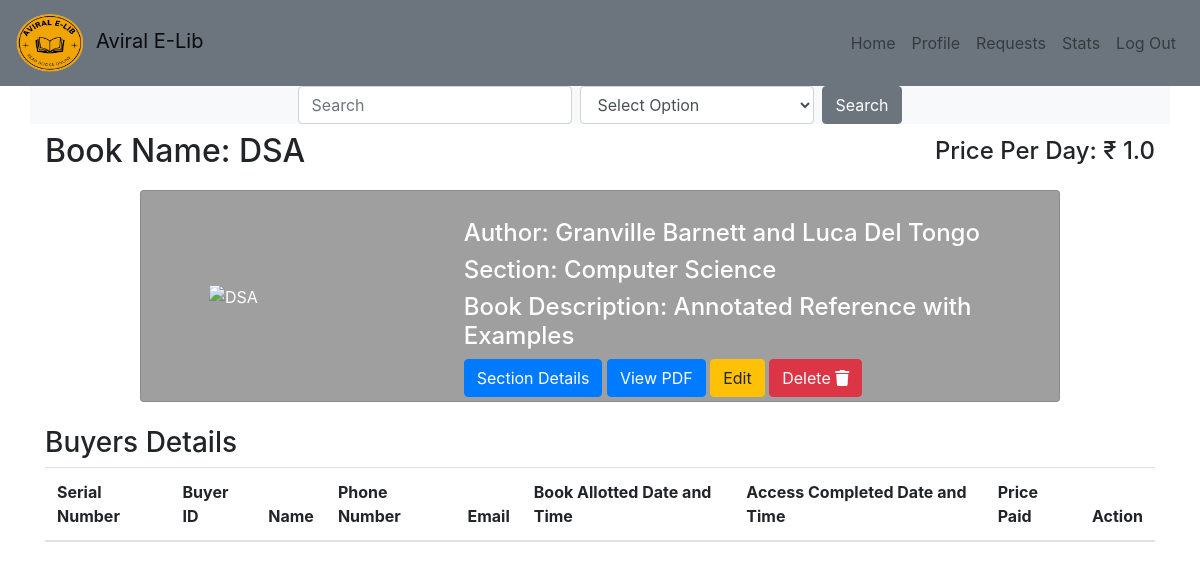
Screenshot of /book_details/1 with the database file from the repository.
### application/models.py (models this page shows, shortened)
class Book(db.Model):
    id = db.Column(db.Integer, primary_key=True)
    title = db.Column(db.String(100), nullable=False)
    author = db.Column(db.String(100), nullable=False)
    content = db.Column(db.Text, nullable=False)
    image = db.Column(db.String(200), nullable=False)
    pdf = db.Column(db.String(200), nullable=False)
    section_id = db.Column(db.Integer, db.ForeignKey('section.id'), nullable=False)
    section = db.relationship('Section', backref=db.backref('books', lazy=True))
    date_created = db.Column(db.DateTime, nullable=False, default=datetime.utcnow)
    price_per_day = db.Column(db.Float, nullable=False)

class Section(db.Model):
    id = db.Column(db.Integer, primary_key=True, autoincrement=True)
    section_name = db.Column(db.String(100), nullable=False)
    date_created = db.Column(db.DateTime, nullable=False, default=datetime.utcnow)
    description = db.Column(db.Text, nullable=False)
    image = db.Column(db.String(255), nullable=False)

### application/routes.py (the view)
@app.route('/book_details/<int:book_id>')
def book_details(book_id):
    book = Book.query.get_or_404(book_id)
    section = book.section
    purchase_requests = PurchaseRequest.query.filter_by(book_id=book_id).all()
    return render_template('book_details.html', book=book, section=section, purchase_requests=purchase_requests)

### templates/book_details.html (shortened to what this page needs)
{% extends 'basefor_admin.html' %}
{% block content %}
<div class="container mt-2">
    <div class="row pb-2">
        <div class="col">
            <div class="d-flex justify-content-between align-items-center">
                <h2 class="card-title">Book Name: {{ book.title }}</h2>
                <h4 class="card-title">Price Per Day: ₹ {{ book.price_per_day }}</h4>
            </div>
        </div>
    </div>
    <div class="row">
        <div class="col-xl-10 mx-auto">
            <div class="card">
                <div class="card-body pb-1">
                    <div class="row align-items-center">
                        <div class="col-md-4 mb-3 ">
                            <div class="custom-image-container">
                                <img src="{{ url_for('static', filename=book.image.replace('\\', '/')) }}" alt="{{ book.title }}" class="img-fluid ml-5">
                            </div>
                        </div>
                        <div class="col-md-8 ">
                            <div>
                                <div>
                                    <h4 class="font-size-13 mt-2 mb-2 ">Author: {{ book.author }}</h4>
                                    <h4 class="font-size-13 ">Section: {{ book.section.section_name }}</h4>
                                    <h4 class="font-size-13 ">Book Description: {{ book.content}}</h4>
                                </div>
                                <div class="mt-1">
                                    <a href="{{ url_for('section_books', section_id=section.id) }}" class="btn btn-primary">Section Details</a>
                                    <a href="{{ url_for('static', filename=book.pdf.replace('\\', '/')) }}" class="btn btn-primary" target="_blank">View PDF</a>
                                    <a href="{{ url_for('edit_book', book_id=book.id) }}" class="btn btn-warning">Edit</a>
                                    <form action="{{ url_for('delete_book', book_id=book.id) }}" method="post" class="d-inline">
                                        <button type="submit" class="btn btn-danger" onclick="return confirm('Are you sure you want to delete this Book?')">Delete <i class="fa fa-trash" aria-hidden="true"></i></button>
                                    </form>
                                </div>
                            </div>
                        </div>
                    </div>
                </div>
            </div>
        </div>
    </div>
</div>
<div class="container mt-4">
    <div class="row">
        <div class="col">
            <h3>Buyers Details</h3>
            <div class="table-responsive">
                <table class="table">
                    <thead>
                        <tr>
                            <th>Serial Number</th>
                            <th>Buyer ID</th>
                            <th>Name</th>
                            <th>Phone Number</th>
                            <th>Email</th>
                            <th>Book Allotted Date and Time</th>
                            <th>Access Completed Date and Time</th>
                            <th>Price Paid</th>
                            <th>Action</th>
                        </tr>
                    </thead>
                        {% set serial_number = 1 %}
                </table>
            </div>
        </div>
    </div>
</div>
{% endblock %}

### static/css/style.css (style rules this page uses)
.card { background-color: transparent; background-color: rgba(0, 0, 0, 0.377); color: #fff; }
.custom-image-container img { width: 180px; height: 250px; object-fit: cover; }

### rows the page displays
Book: title "DSA", price_per_day "1.0", author "Granville Barnett and Luca Del Tongo", content "Annotated Reference with Examples"
Section: section.section_name "Computer Science"
